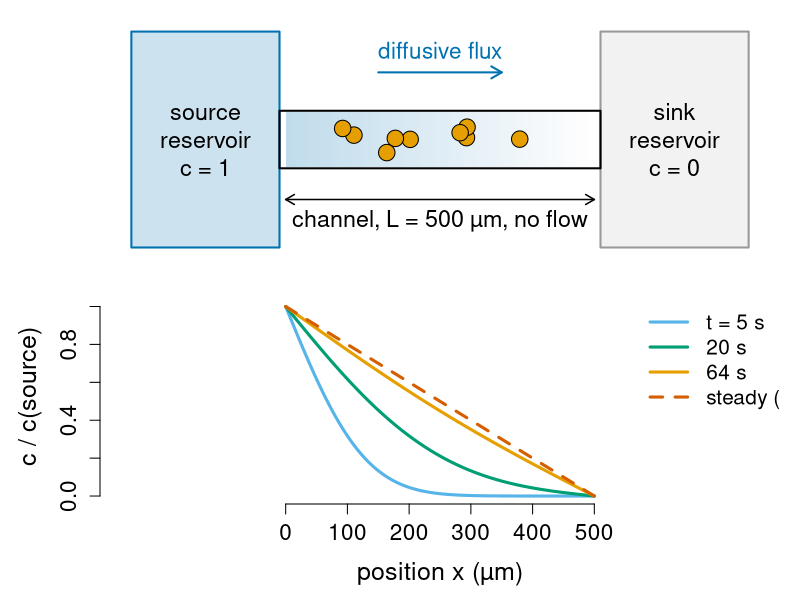
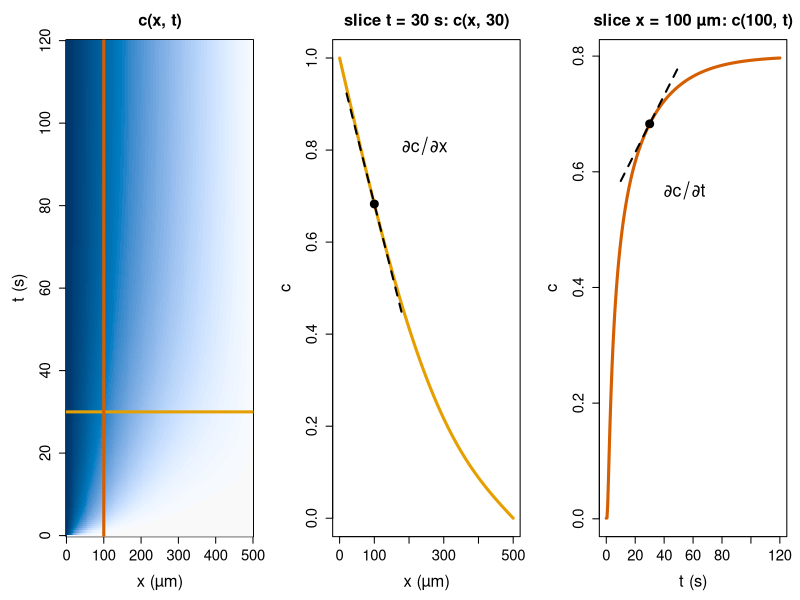
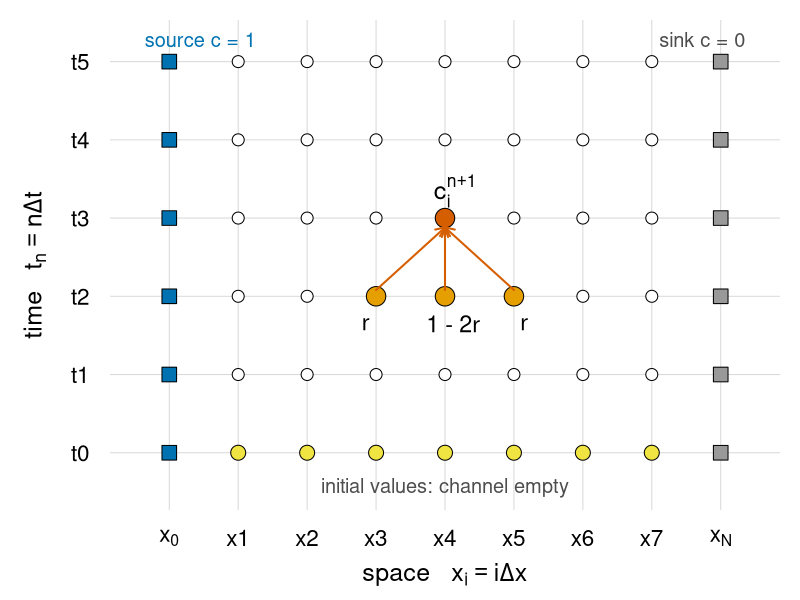
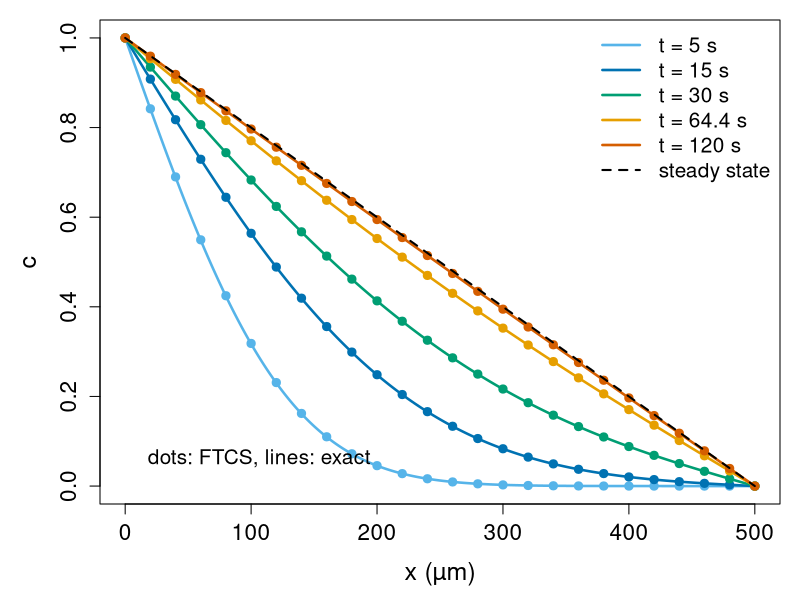
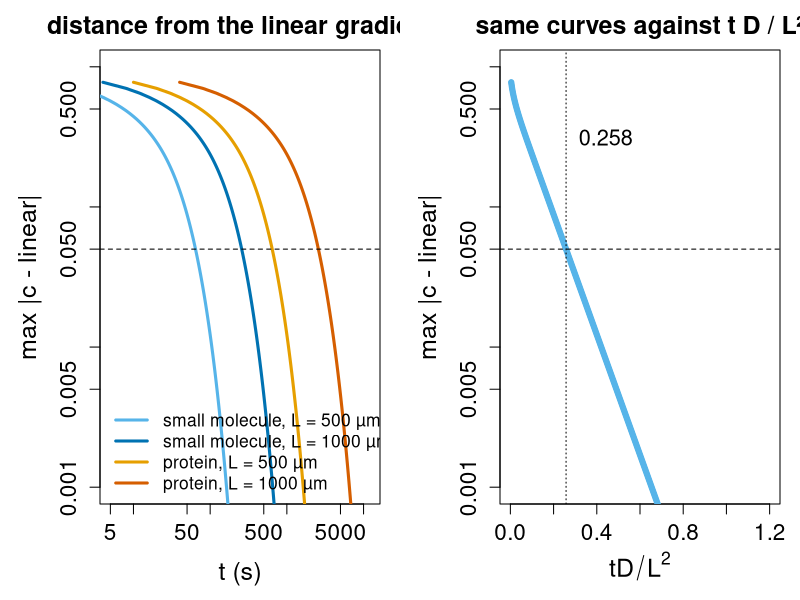
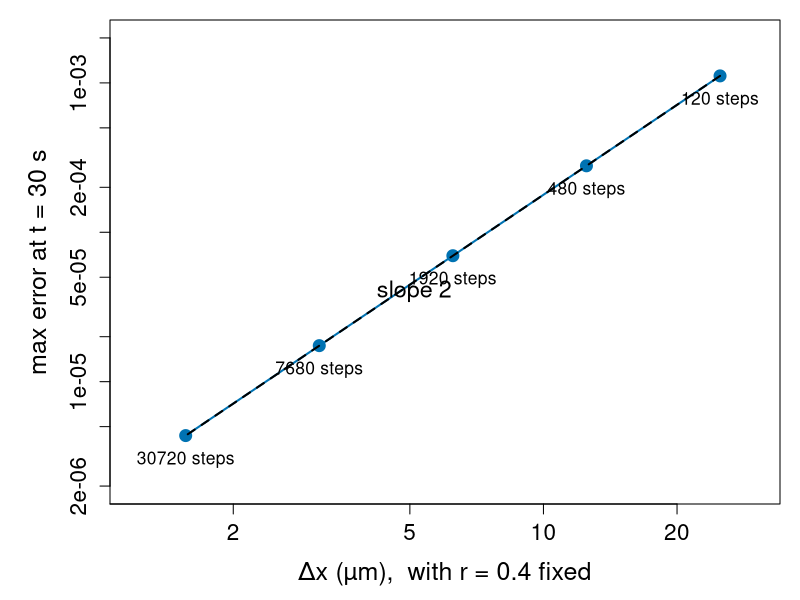
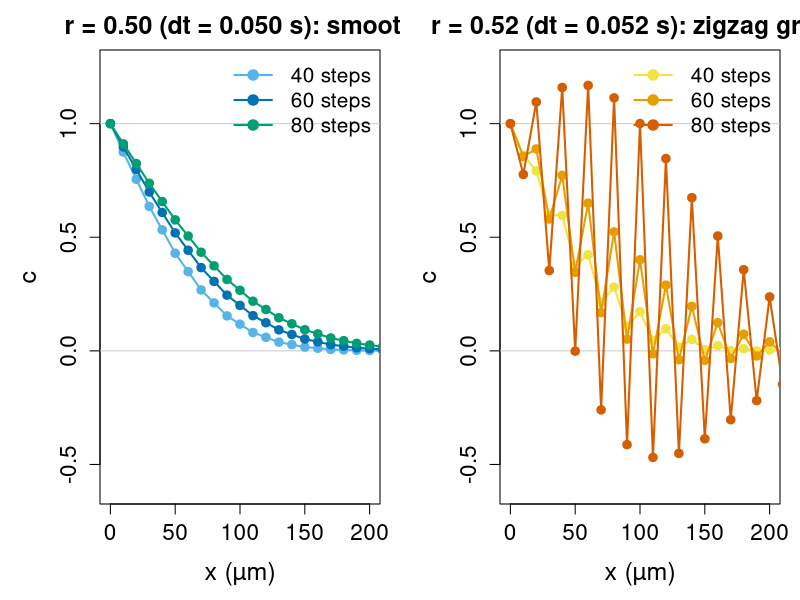
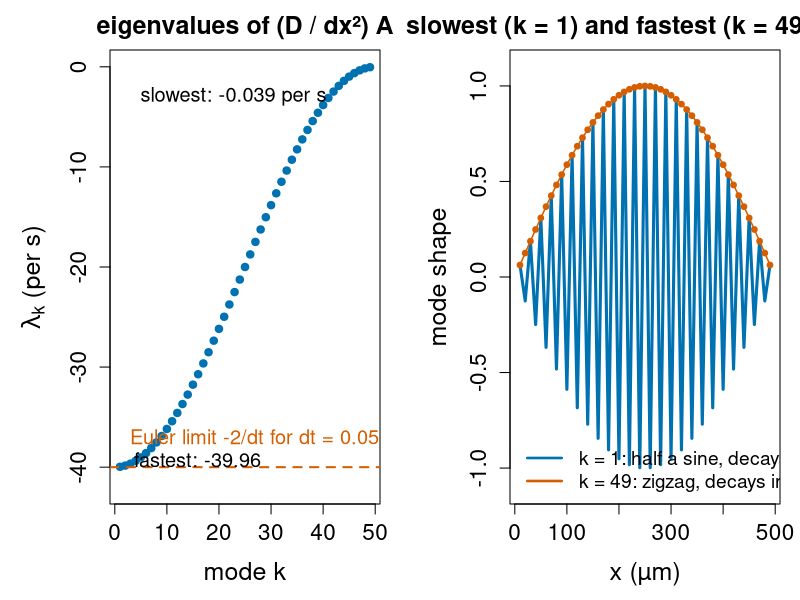

Source code (R) for these figures, in order:
# Figures for the diffusion-explicit/ unit
# ("The diffusion (heat) equation by finite differences").
#
# Re-run by hand from this folder (it is NOT run by `quarto render`):
#   cd diffusion-explicit && Rscript make-diffusion-explicit-figs.R
#
# Base R graphics only (grDevices::svg). Colours are Okabe-Ito (colour-blind safe).
# Running example: a flow-free chemotaxis channel of length L = 500 um between a
# source reservoir (c = 1 at x = 0) and a sink reservoir (c = 0 at x = L),
# small molecule D = 1000 um^2/s (1e-9 m^2/s), grid N = 50 (dx = 10 um), r = 0.4.
# Makes:
#   fig01-chamber.svg      schematic of the chamber and the profile that forms in it
#   fig02-space-time.svg   c(x, t) as a heat map, and the two slices that give the partial derivatives
#   fig03-grid.svg         the space-time grid, boundary/initial values and the FTCS stencil
#   fig04-profiles.svg     FTCS profiles against the exact (Fourier series) solution
#   fig05-scaling.svg      distance from the linear gradient vs t, and vs t D / L^2 (collapse)
#   fig06-convergence.svg  error at t = 30 s vs dx (r fixed), log-log, slope 2
#   fig07-unstable.svg     r = 0.5 vs r = 0.52: the zigzag instability
#   fig08-modes.svg        eigenvalues of the second-difference matrix and the slowest/fastest modes
#   fig09-noflux.svg       open chamber (sink) vs dead-end chamber (no-flux wall)

oi <- c(orange = "#E69F00", sky = "#56B4E9", green = "#009E73",
        yellow = "#F0E442", blue = "#0072B2", red = "#D55E00",
        purple = "#CC79A7", grey = "#999999", black = "#000000")
um <- "µm"

## ---- the running example (same code as on the slides) ----------------------

D <- 1000; L <- 500; N <- 50; dx <- L / N
x <- seq(0, L, by = dx)
r <- 0.4; dt <- r * dx^2 / D
ftcs <- function(c, r, nsteps) {
  i <- 2:(length(c) - 1)
  for (k in seq_len(nsteps)) c[i] <- c[i] + r * (c[i - 1] - 2 * c[i] + c[i + 1])
  c
}
ftcs_closed <- function(c, r, nsteps) {          # no-flux wall at x = L
  n <- length(c); i <- 2:(n - 1)
  for (k in seq_len(nsteps)) {
    cn <- c[n] + 2 * r * (c[n - 1] - c[n])
    c[i] <- c[i] + r * (c[i - 1] - 2 * c[i] + c[i + 1])
    c[n] <- cn
  }
  c
}
exact <- function(x, t, L, D, nterm = 200) {
  s <- 1 - x / L
  for (n in 1:nterm) s <- s - 2 / (n * pi) * sin(n * pi * x / L) * exp(-(n * pi / L)^2 * D * t)
  s
}
c0 <- c(1, rep(0, N))

par_big <- function(...) par(cex.lab = 1.5, cex.axis = 1.35, cex.main = 1.5, ...)

## ---- fig01: the chamber -----------------------------------------------------

svg("fig01-chamber.svg", width = 11, height = 6.2)
layout(matrix(1:2, 2), heights = c(1, 1.15))
par_big(mar = c(0.5, 5, 0.5, 1))
plot(NA, xlim = c(-260, 760), ylim = c(0, 1), axes = FALSE, xlab = "", ylab = "")
rect(-250, 0.05, -10, 0.95, col = "#0072B233", border = oi["blue"], lwd = 2)
rect(510, 0.05, 750, 0.95, col = "grey95", border = oi["grey"], lwd = 2)
rect(-10, 0.38, 510, 0.62, col = NA, border = "black", lwd = 2)
xs <- seq(0, 500, length.out = 300)
for (j in seq_along(xs)[-1])
  rect(xs[j - 1], 0.385, xs[j], 0.615, border = NA,
       col = adjustcolor(oi["blue"], alpha.f = 0.25 * (1 - xs[j] / 500)))
set.seed(3)
points(runif(9, 40, 460), runif(9, 0.43, 0.57), pch = 21, bg = oi["orange"], cex = 2.2)
text(-130, 0.5, "source\nreservoir\nc = 1", cex = 1.4)
text(630, 0.5, "sink\nreservoir\nc = 0", cex = 1.4)
arrows(0, 0.25, 500, 0.25, code = 3, length = 0.1, lwd = 1.5)
text(250, 0.16, paste0("channel, L = 500 ", um, ", no flow"), cex = 1.4)
arrows(150, 0.78, 350, 0.78, length = 0.12, lwd = 2, col = oi["blue"])
text(250, 0.87, "diffusive flux", col = oi["blue"], cex = 1.35)
par(mar = c(4.8, 5, 0.5, 1))
plot(NA, xlim = c(-260, 760), ylim = c(0, 1.05), xaxt = "n",
     xlab = paste0("position x (", um, ")"), ylab = "c / c(source)", bty = "n")
axis(1, at = seq(0, 500, 100))
cols <- c(oi["sky"], oi["green"], oi["orange"], oi["red"])
ts <- c(5, 20, 64, 1000)
for (j in seq_along(ts)) lines(xs, exact(xs, ts[j], L, D), lwd = 3, col = cols[j],
                               lty = if (j == 4) 2 else 1)
legend(560, 1.05, c("t = 5 s", "20 s", "64 s", "steady (linear)"), col = cols,
       lwd = 3, lty = c(1, 1, 1, 2), bty = "n", cex = 1.25)
dev.off()

## ---- fig02: function of space and time, two slices ---------------------------

svg("fig02-space-time.svg", width = 13, height = 4.8)
par_big(mfrow = c(1, 3), mar = c(4.8, 5, 3, 1))
tt <- seq(0, 120, length.out = 241); xx <- seq(0, L, length.out = 201)
Z <- outer(xx, tt, function(a, b) exact(a, pmax(b, 1e-3), L, D))
image(xx, tt, Z, col = hcl.colors(60, "Blues 3", rev = TRUE),
      xlab = paste0("x (", um, ")"), ylab = "t (s)", main = "c(x, t)")
abline(h = 30, col = oi["orange"], lwd = 3); abline(v = 100, col = oi["red"], lwd = 3)
plot(xx, exact(xx, 30, L, D), type = "l", lwd = 3, col = oi["orange"],
     xlab = paste0("x (", um, ")"), ylab = "c", main = "slice t = 30 s: c(x, 30)")
x1 <- 100; c1 <- exact(x1, 30, L, D); s1 <- (exact(x1 + 1e-3, 30, L, D) - exact(x1 - 1e-3, 30, L, D)) / 2e-3
segments(x1 - 80, c1 - 80 * s1, x1 + 80, c1 + 80 * s1, lty = 2, lwd = 2)
points(x1, c1, pch = 19, cex = 1.6)
text(x1 + 60, c1 + 0.12, expression(partialdiff * c / partialdiff * x), cex = 1.6, pos = 4)
plot(tt, exact(100, pmax(tt, 1e-3), L, D), type = "l", lwd = 3, col = oi["red"],
     xlab = "t (s)", ylab = "c", main = paste0("slice x = 100 ", um, ": c(100, t)"))
t1 <- 30; s2 <- (exact(100, t1 + 1e-3, L, D) - exact(100, t1 - 1e-3, L, D)) / 2e-3
segments(t1 - 20, c1 - 20 * s2, t1 + 20, c1 + 20 * s2, lty = 2, lwd = 2)
points(t1, c1, pch = 19, cex = 1.6)
text(t1 + 5, c1 - 0.12, expression(partialdiff * c / partialdiff * t), cex = 1.6, pos = 4)
dev.off()

## ---- fig03: the grid and the stencil ------------------------------------------

svg("fig03-grid.svg", width = 10, height = 5.6)
par_big(mar = c(4.5, 5.5, 1, 1))
nx <- 8; nt <- 5
plot(NA, xlim = c(-0.5, nx + 0.5), ylim = c(-0.5, nt + 0.3), axes = FALSE,
     xlab = expression("space   " * x[i] == i * Delta * x), ylab = expression("time   " * t[n] == n * Delta * t))
axis(1, at = 0:nx, labels = c(expression(x[0]), paste0("x", 1:(nx - 1)), expression(x[N])), tick = FALSE)
axis(2, at = 0:nt, labels = paste0("t", 0:nt), las = 1, tick = FALSE)
abline(h = 0:nt, col = "grey85"); abline(v = 0:nx, col = "grey85")
g <- expand.grid(i = 0:nx, n = 0:nt)
points(g$i, g$n, pch = 21, bg = "white", cex = 1.6)
points(rep(0, nt + 1), 0:nt, pch = 22, bg = oi["blue"], cex = 2.2)
points(rep(nx, nt + 1), 0:nt, pch = 22, bg = oi["grey"], cex = 2.2)
points(1:(nx - 1), rep(0, nx - 1), pch = 21, bg = oi["yellow"], cex = 2)
sx <- 4; sn <- 2
points(c(sx - 1, sx, sx + 1), rep(sn, 3), pch = 21, bg = oi["orange"], cex = 2.6)
points(sx, sn + 1, pch = 21, bg = oi["red"], cex = 2.6)
arrows(c(sx - 1, sx, sx + 1), sn + 0.08, sx, sn + 0.88, length = 0.1, lwd = 2, col = oi["red"])
text(c(sx - 1.15, sx + 0.12, sx + 1.15), sn - 0.35, c("r", "1 - 2r", "r"), cex = 1.4)
text(sx + 0.15, sn + 1.35, expression(c[i]^{n + 1}), cex = 1.5)
text(-0.5, nt + 0.25, "source c = 1", col = oi["blue"], cex = 1.2, pos = 4)
text(nx + 0.5, nt + 0.25, "sink c = 0", col = "grey30", cex = 1.2, pos = 2)
text(nx / 2, -0.45, "initial values: channel empty", cex = 1.2, col = "grey30")
dev.off()

## ---- fig04: FTCS vs exact -------------------------------------------------------

svg("fig04-profiles.svg", width = 9, height = 5.4)
par_big(mar = c(4.8, 5, 1, 1))
plot(NA, xlim = c(0, L), ylim = c(0, 1), xlab = paste0("x (", um, ")"), ylab = "c")
ts <- c(5, 15, 30, 64.4, 120)
cols <- c(oi["sky"], oi["blue"], oi["green"], oi["orange"], oi["red"])
xf <- seq(0, L, length.out = 400)
for (j in seq_along(ts)) {
  lines(xf, exact(xf, ts[j], L, D), lwd = 2.5, col = cols[j])
  cc <- ftcs(c0, r, round(ts[j] / dt))
  points(x[seq(1, 51, 2)], cc[seq(1, 51, 2)], pch = 19, col = cols[j], cex = 1.1)
}
lines(c(0, L), c(1, 0), lty = 2, lwd = 2)
legend("topright", c(paste0("t = ", ts, " s"), "steady state"), col = c(cols, "black"),
       lwd = c(rep(2.5, 5), 2), lty = c(rep(1, 5), 2), bty = "n", cex = 1.25)
text(10, 0.06, "dots: FTCS, lines: exact", pos = 4, cex = 1.25)
dev.off()

## ---- fig05: time to gradient, collapse ------------------------------------------

devtrace <- function(D, L, tmax) {
  dx <- L / N; dt <- r * dx^2 / D; x <- seq(0, L, by = dx); lin <- 1 - x / L
  ns <- round(tmax / dt); every <- max(1, ns %/% 300)
  c <- c0; out <- matrix(NA, 0, 2)
  for (k in seq(every, ns, by = every)) {
    c <- ftcs(c, r, every); out <- rbind(out, c(k * dt, max(abs(c - lin))))
  }
  out
}
cases <- list(c(1000, 500), c(1000, 1000), c(100, 500), c(100, 1000))
labs <- c(paste0("small molecule, L = 500 ", um), paste0("small molecule, L = 1000 ", um),
          paste0("protein, L = 500 ", um), paste0("protein, L = 1000 ", um))
cols <- c(oi["sky"], oi["blue"], oi["orange"], oi["red"])
tr <- lapply(cases, function(p) devtrace(p[1], p[2], 1.2 * p[2]^2 / p[1]))
svg("fig05-scaling.svg", width = 13, height = 5)
par_big(mfrow = c(1, 2), mar = c(4.8, 5, 2.5, 1))
plot(NA, xlim = c(5, 12000), ylim = c(1e-3, 1), log = "xy", xlab = "t (s)",
     ylab = "max |c - linear|", main = "distance from the linear gradient")
for (j in 1:4) lines(tr[[j]], lwd = 3, col = cols[j])
abline(h = 0.05, lty = 2)
legend("bottomleft", labs, col = cols, lwd = 3, bty = "n", cex = 1.05)
plot(NA, xlim = c(0, 1.2), ylim = c(1e-3, 1), log = "y", xlab = expression(t * D / L^2),
     ylab = "max |c - linear|", main = "same curves against t D / L²")
for (j in 4:1) lines(tr[[j]][, 1] * cases[[j]][1] / cases[[j]][2]^2, tr[[j]][, 2],
                     lwd = 7 - j, col = cols[j])
abline(h = 0.05, lty = 2); abline(v = 0.2578, lty = 3)
text(0.27, 0.3, "0.258", pos = 4, cex = 1.3)
dev.off()

## ---- fig06: convergence -----------------------------------------------------------

Ns <- c(20, 40, 80, 160, 320); err <- numeric(5)
for (j in 1:5) {
  dxj <- L / Ns[j]; dtj <- 0.4 * dxj^2 / D; xj <- seq(0, L, by = dxj)
  cj <- ftcs(c(1, rep(0, Ns[j])), 0.4, round(30 / dtj))
  err[j] <- max(abs(cj - exact(xj, 30, L, D, 2000)))
}
svg("fig06-convergence.svg", width = 8, height = 5.4)
par_big(mar = c(4.8, 5.5, 1, 1))
plot(L / Ns, err, log = "xy", pch = 19, cex = 1.6, col = oi["blue"],
     xlab = paste0("\u0394x (", um, "),  with r = 0.4 fixed"),
     ylab = "max error at t = 30 s", xlim = c(1.2, 30), ylim = c(2e-6, 2e-3))
lines(L / Ns, err, lwd = 2, col = oi["blue"])
lines(L / Ns, err[1] * (Ns[1] / Ns)^2, lty = 2, lwd = 2)
text(4, 4e-5, "slope 2", cex = 1.4, pos = 4)
text(L / Ns, err, paste(round(30 / (0.4 * (L / Ns)^2 / D)), "steps"), pos = 1, cex = 1.05, offset = 0.9)
dev.off()

## ---- fig07: instability -------------------------------------------------------------

svg("fig07-unstable.svg", width = 13, height = 5)
par_big(mfrow = c(1, 2), mar = c(4.8, 5, 2.5, 1))
xz <- seq(0, 200, length.out = 300)
plot(NA, xlim = c(0, 200), ylim = c(-0.6, 1.25), xlab = paste0("x (", um, ")"), ylab = "c",
     main = "r = 0.50 (dt = 0.050 s): smooth")
abline(h = c(0, 1), col = "grey80")
for (ns in c(40, 60, 80)) {
  lines(x, ftcs(c0, 0.5, ns), type = "o", pch = 19, lwd = 2, col = oi[c("sky", "blue", "green")][ns / 20 - 1])
}
legend("topright", c("40 steps", "60 steps", "80 steps"), col = oi[c("sky", "blue", "green")],
       lwd = 2, pch = 19, bty = "n", cex = 1.25)
plot(NA, xlim = c(0, 200), ylim = c(-0.6, 1.25), xlab = paste0("x (", um, ")"), ylab = "c",
     main = "r = 0.52 (dt = 0.052 s): zigzag grows")
abline(h = c(0, 1), col = "grey80")
for (ns in c(40, 60, 80)) {
  lines(x, ftcs(c0, 0.52, ns), type = "o", pch = 19, lwd = 2, col = oi[c("yellow", "orange", "red")][ns / 20 - 1])
}
legend("topright", c("40 steps", "60 steps", "80 steps"), col = oi[c("yellow", "orange", "red")],
       lwd = 2, pch = 19, bty = "n", cex = 1.25)
dev.off()

## ---- fig08: eigenvalues and modes ---------------------------------------------------

n <- N - 1
A <- diag(-2, n); A[cbind(1:(n - 1), 2:n)] <- 1; A[cbind(2:n, 1:(n - 1))] <- 1
e <- eigen(A, symmetric = TRUE)
lam <- D / dx^2 * e$values
svg("fig08-modes.svg", width = 13, height = 5)
par_big(mfrow = c(1, 2), mar = c(4.8, 5.5, 2.5, 1))
plot(n:1, lam, pch = 19, col = oi["blue"], xlab = "mode k", ylab = expression(lambda[k] ~ "(per s)"),
     main = "eigenvalues of (D / dx²) A", ylim = c(-42, 0))
abline(h = -2 / 0.05, lty = 2, col = oi["red"], lwd = 2)
text(1, -37.2, "Euler limit -2/dt for dt = 0.05 s (r = 1/2)", pos = 4, col = oi["red"], cex = 1.2)
text(3, -3, "slowest: -0.039 per s", pos = 4, cex = 1.2)
text(30, -39.5, "fastest: -39.96", pos = 2, cex = 1.2)
xi <- x[2:N]
v1 <- e$vectors[, n]; v1 <- v1 / max(abs(v1)) * sign(v1[25])
vn <- e$vectors[, 1]; vn <- vn / max(abs(vn)) * sign(vn[1])
plot(xi, v1, type = "l", lwd = 3, col = oi["blue"], ylim = c(-1.1, 1.1),
     xlab = paste0("x (", um, ")"), ylab = "mode shape", main = "slowest (k = 1) and fastest (k = 49) mode")
lines(xi, vn, type = "o", pch = 19, cex = 0.7, lwd = 1.5, col = oi["red"])
legend("bottomleft", c("k = 1: half a sine, decays in 25 s", "k = 49: zigzag, decays in 0.025 s"),
       col = oi[c("blue", "red")], lwd = 2.5, bty = "n", cex = 1.15, bg = "white")
dev.off()

## ---- fig09: open vs dead-end chamber --------------------------------------------------

svg("fig09-noflux.svg", width = 13, height = 5)
par_big(mfrow = c(1, 2), mar = c(4.8, 5, 2.5, 1))
ts <- c(10, 30, 64.4, 150, 330)
cols <- c(oi["sky"], oi["blue"], oi["green"], oi["orange"], oi["red"])
plot(NA, xlim = c(0, L), ylim = c(0, 1), xlab = paste0("x (", um, ")"), ylab = "c",
     main = "sink at x = L (c = 0): a gradient")
for (j in seq_along(ts)) lines(x, ftcs(c0, r, round(ts[j] / dt)), lwd = 3, col = cols[j])
legend("topright", paste0("t = ", ts, " s"), col = cols, lwd = 3, bty = "n", cex = 1.2)
plot(NA, xlim = c(0, L), ylim = c(0, 1), xlab = paste0("x (", um, ")"), ylab = "c",
     main = "wall at x = L (no flux): fills up")
for (j in seq_along(ts)) lines(x, ftcs_closed(c0, r, round(ts[j] / dt)), lwd = 3, col = cols[j])
abline(v = L, lwd = 6, col = "grey40")
dev.off()
